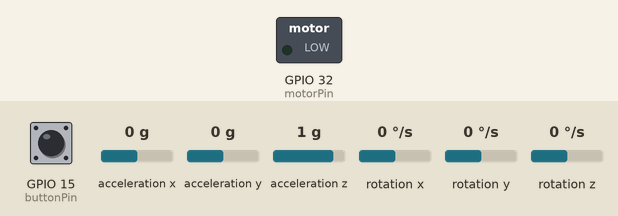
Simulated run of this program. Board: ESP32. Shown: switched loads named in the program (green lamp = pin HIGH). The test bench sets the inputs (shaded band); at power-on: GPIO 15 (buttonPin) HIGH, acceleration x 0 g, acceleration y 0 g, acceleration z 1 g, rotation x 0 °/s, rotation y 0 °/s, rotation z 0 °/s. What the program prints to the serial monitor is not drawn.

Above: at 1.2 s.
1.3 s: GPIO 15 (buttonPin) pulled LOW for 0.15 s
At 1.4 s:
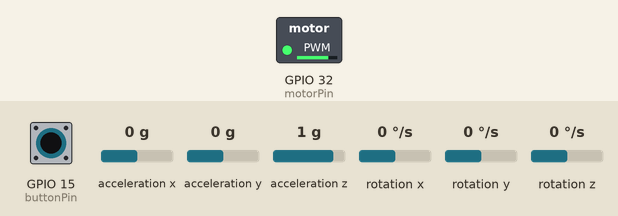
Timing chart, 0 to 13.0 s (numbered marks = the images above; inputs shaded):
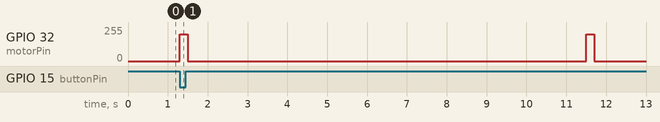

Measured:
- after the input at 1.3 s, GPIO 32 (motorPin): alternates 199/255 for 0.20 s and 0/255 for 10.0 s, starting at once

The program:

main.cpp
```cpp
#include <Arduino.h>
#include <Wire.h>
#include <MPU6050.h>

MPU6050 mpu;

int motorPin = 32;    // Haptic motor pin
int buttonPin = 15;   // Push button pin

// PWM configurations
int freq = 5000;
int ledChannel = 0;
int resolution = 8;
int dutyCycle = 200;

bool readData = false;

const float alpha = 0.2;

// Filtered values for acceleration and gyroscope
float filteredAx = 0, filteredAy = 0, filteredAz = 0;
float filteredGx = 0, filteredGy = 0, filteredGz = 0;

void setup()
{
  pinMode(buttonPin, INPUT_PULLUP);
  Serial.begin(115200);

  ledcSetup(ledChannel, freq, resolution);
  ledcAttachPin(motorPin, ledChannel);

  Wire.begin();
  mpu.initialize();
  if (mpu.testConnection())
  {
    Serial.println("MPU6050 connected successfully.");
  }
  else
  {
    Serial.println("MPU6050 connection failed!");
    while (1);
  }
}

void vibrateMotor(int duration)
{
  ledcWrite(ledChannel, dutyCycle);
  delay(duration);
  ledcWrite(ledChannel, 0);
}

void readMPU6050Data(int duration)
{
  unsigned long startTime = millis();
  while (millis() - startTime < duration)
  {
    int16_t ax, ay, az, gx, gy, gz;
    mpu.getMotion6(&ax, &ay, &az, &gx, &gy, &gz);

    // Apply low-pass filter
    filteredAx = alpha * ax + (1 - alpha) * filteredAx;
    filteredAy = alpha * ay + (1 - alpha) * filteredAy;
    filteredAz = alpha * az + (1 - alpha) * filteredAz;
    filteredGx = alpha * gx + (1 - alpha) * filteredGx;
    filteredGy = alpha * gy + (1 - alpha) * filteredGy;
    filteredGz = alpha * gz + (1 - alpha) * filteredGz;

    // json data all in single line of code
    // Serial.printf("{\"AccelX\":%d,\"AccelY\":%d,\"AccelZ\":%d,\"GyroX\":%d,\"GyroY\":%d,\"GyroZ\":%d}\n", ax, ay, az, gx, gy, gz);

    // Print filtered data
    Serial.print(">AccelX: ");
    Serial.println(filteredAx);
    Serial.print(">AccelY: ");
    Serial.println(filteredAy);
    Serial.print(">AccelZ: ");
    Serial.println(filteredAz);
    Serial.print(">GyroX: ");
    Serial.println(filteredGx);
    Serial.print(">GyroY: ");
    Serial.println(filteredGy);
    Serial.print(">GyroZ: ");
    Serial.println(filteredGz);

  }
}

void loop()
{
  int buttonState = digitalRead(buttonPin);
  // if (buttonState == LOW) {
  //   vibrateMotor(200);
  // }
  if (buttonState == LOW && !readData)
  {
    readData = true;
    vibrateMotor(200);
    readMPU6050Data(10000);
    vibrateMotor(200);
    readData = false;
  }
}
```
